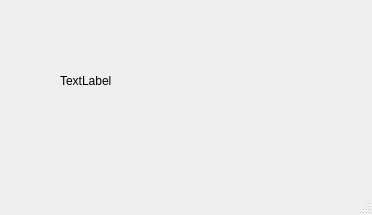
<?xml version="1.0" encoding="UTF-8"?>
<ui version="4.0">
 <class>about_wind</class>
 <widget class="QMainWindow" name="about_wind">
  <property name="geometry">
   <rect>
    <x>0</x>
    <y>0</y>
    <width>372</width>
    <height>215</height>
   </rect>
  </property>
  <property name="windowTitle">
   <string>MainWindow</string>
  </property>
  <widget class="QWidget" name="centralwidget">
   <widget class="QLabel" name="label">
    <property name="geometry">
     <rect>
      <x>60</x>
      <y>30</y>
      <width>241</width>
      <height>101</height>
     </rect>
    </property>
    <property name="text">
     <string>TextLabel</string>
    </property>
   </widget>
  </widget>
  <widget class="QMenuBar" name="menubar">
   <property name="geometry">
    <rect>
     <x>0</x>
     <y>0</y>
     <width>372</width>
     <height>22</height>
    </rect>
   </property>
  </widget>
  <widget class="QStatusBar" name="statusbar"/>
 </widget>
 <resources/>
 <connections/>
</ui>
